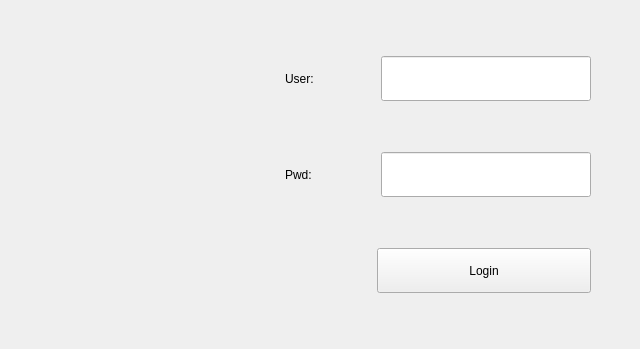
<?xml version="1.0" encoding="UTF-8"?>
<ui version="4.0">
 <class>PwdPage</class>
 <widget class="QWidget" name="PwdPage">
  <property name="geometry">
   <rect>
    <x>0</x>
    <y>0</y>
    <width>640</width>
    <height>349</height>
   </rect>
  </property>
  <property name="windowTitle">
   <string>Form</string>
  </property>
  <layout class="QGridLayout" name="gridLayout">
   <item row="0" column="0">
    <layout class="QHBoxLayout" name="horizontalLayout_4" stretch="1,5,1,8,1">
     <item>
      <spacer name="horizontalSpacer_2">
       <property name="orientation">
        <enum>Qt::Horizontal</enum>
       </property>
       <property name="sizeHint" stdset="0">
        <size>
         <width>40</width>
         <height>20</height>
        </size>
       </property>
      </spacer>
     </item>
     <item>
      <layout class="QVBoxLayout" name="verticalLayout_2" stretch="0,2,0">
       <item>
        <spacer name="verticalSpacer">
         <property name="orientation">
          <enum>Qt::Vertical</enum>
         </property>
         <property name="sizeHint" stdset="0">
          <size>
           <width>20</width>
           <height>40</height>
          </size>
         </property>
        </spacer>
       </item>
       <item>
        <widget class="QLabel" name="label_4">
         <property name="sizePolicy">
          <sizepolicy hsizetype="Expanding" vsizetype="Expanding">
           <horstretch>0</horstretch>
           <verstretch>0</verstretch>
          </sizepolicy>
         </property>
         <property name="styleSheet">
          <string notr="true">border-image: url(:/weiduodianzi/ui/user.png);</string>
         </property>
         <property name="text">
          <string/>
         </property>
        </widget>
       </item>
       <item>
        <spacer name="verticalSpacer_2">
         <property name="orientation">
          <enum>Qt::Vertical</enum>
         </property>
         <property name="sizeHint" stdset="0">
          <size>
           <width>20</width>
           <height>40</height>
          </size>
         </property>
        </spacer>
       </item>
      </layout>
     </item>
     <item>
      <spacer name="horizontalSpacer_3">
       <property name="orientation">
        <enum>Qt::Horizontal</enum>
       </property>
       <property name="sizeHint" stdset="0">
        <size>
         <width>40</width>
         <height>20</height>
        </size>
       </property>
      </spacer>
     </item>
     <item>
      <layout class="QVBoxLayout" name="verticalLayout" stretch="1,1,1,1,1,1,1">
       <property name="spacing">
        <number>6</number>
       </property>
       <item>
        <spacer name="verticalSpacer_5">
         <property name="orientation">
          <enum>Qt::Vertical</enum>
         </property>
         <property name="sizeHint" stdset="0">
          <size>
           <width>20</width>
           <height>40</height>
          </size>
         </property>
        </spacer>
       </item>
       <item>
        <layout class="QHBoxLayout" name="horizontalLayout_2" stretch="3,7">
         <item>
          <widget class="QLabel" name="label_3">
           <property name="text">
            <string>User:</string>
           </property>
          </widget>
         </item>
         <item>
          <widget class="EditCtrl" name="usrEdit">
           <property name="sizePolicy">
            <sizepolicy hsizetype="Expanding" vsizetype="Expanding">
             <horstretch>0</horstretch>
             <verstretch>0</verstretch>
            </sizepolicy>
           </property>
           <property name="maximumSize">
            <size>
             <width>16777215</width>
             <height>16777215</height>
            </size>
           </property>
           <property name="readOnly">
            <bool>true</bool>
           </property>
          </widget>
         </item>
        </layout>
       </item>
       <item>
        <spacer name="verticalSpacer_3">
         <property name="orientation">
          <enum>Qt::Vertical</enum>
         </property>
         <property name="sizeHint" stdset="0">
          <size>
           <width>20</width>
           <height>40</height>
          </size>
         </property>
        </spacer>
       </item>
       <item>
        <layout class="QHBoxLayout" name="horizontalLayout" stretch="3,7">
         <item>
          <widget class="QLabel" name="label_2">
           <property name="text">
            <string>Pwd:</string>
           </property>
          </widget>
         </item>
         <item>
          <widget class="EditCtrl" name="pwdEdit">
           <property name="sizePolicy">
            <sizepolicy hsizetype="Expanding" vsizetype="Expanding">
             <horstretch>0</horstretch>
             <verstretch>0</verstretch>
            </sizepolicy>
           </property>
           <property name="maximumSize">
            <size>
             <width>16777215</width>
             <height>16777215</height>
            </size>
           </property>
          </widget>
         </item>
        </layout>
       </item>
       <item>
        <spacer name="verticalSpacer_4">
         <property name="orientation">
          <enum>Qt::Vertical</enum>
         </property>
         <property name="sizeHint" stdset="0">
          <size>
           <width>20</width>
           <height>40</height>
          </size>
         </property>
        </spacer>
       </item>
       <item>
        <layout class="QHBoxLayout" name="horizontalLayout_3" stretch="3,7">
         <item>
          <spacer name="horizontalSpacer">
           <property name="orientation">
            <enum>Qt::Horizontal</enum>
           </property>
           <property name="sizeHint" stdset="0">
            <size>
             <width>40</width>
             <height>20</height>
            </size>
           </property>
          </spacer>
         </item>
         <item>
          <widget class="QPushButton" name="loginBtn">
           <property name="sizePolicy">
            <sizepolicy hsizetype="Expanding" vsizetype="Expanding">
             <horstretch>0</horstretch>
             <verstretch>0</verstretch>
            </sizepolicy>
           </property>
           <property name="text">
            <string>Login</string>
           </property>
          </widget>
         </item>
        </layout>
       </item>
       <item>
        <spacer name="verticalSpacer_6">
         <property name="orientation">
          <enum>Qt::Vertical</enum>
         </property>
         <property name="sizeHint" stdset="0">
          <size>
           <width>20</width>
           <height>40</height>
          </size>
         </property>
        </spacer>
       </item>
      </layout>
     </item>
     <item>
      <spacer name="horizontalSpacer_4">
       <property name="orientation">
        <enum>Qt::Horizontal</enum>
       </property>
       <property name="sizeHint" stdset="0">
        <size>
         <width>40</width>
         <height>20</height>
        </size>
       </property>
      </spacer>
     </item>
    </layout>
   </item>
  </layout>
 </widget>
 <customwidgets>
  <customwidget>
   <class>EditCtrl</class>
   <extends>QLineEdit</extends>
   <header>editctrl.h</header>
  </customwidget>
 </customwidgets>
 <resources>
  <include location="weiduodianzi.qrc"/>
 </resources>
 <connections/>
</ui>
